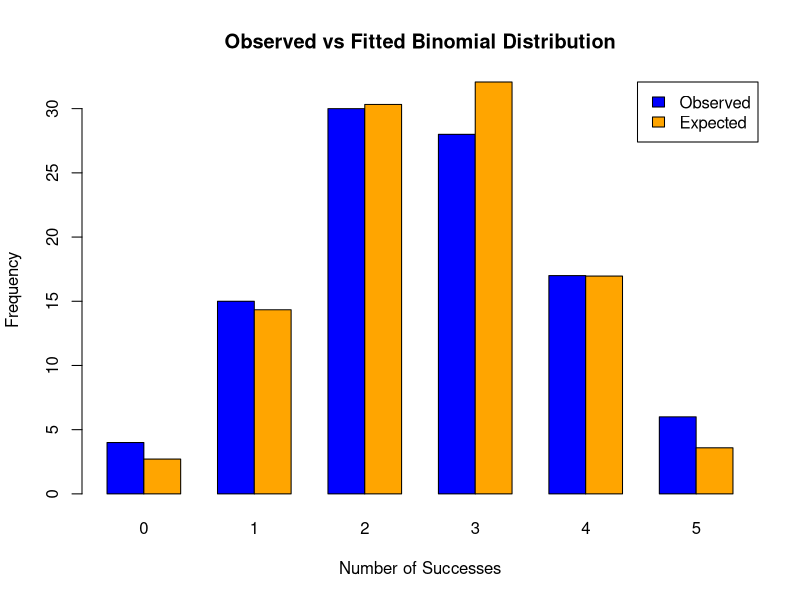

Here is the R script that generated this plot:
# Given data
successes <- 0:5
observed_freq <- c(4, 15, 30, 28, 17, 6)
n <- 5  # Maximum number of successes (length of 0 to 5)
N <- sum(observed_freq)  # Total number of observations

# 1. Estimate the parameter 'p' (probability of success) using the sample mean
# Mean = sum(x * f) / N
mean_x <- sum(successes * observed_freq) / N
p_est <- mean_x / n

cat("Estimated probability (p):", p_est, "\n")

# 2. Calculate expected probabilities using dbinom()
expected_probs <- dbinom(successes, size = n, prob = p_est)

# 3. Calculate expected frequencies (Expected = N * Probability)
expected_freq <- N * expected_probs

# 4. Combine into a comparison table
comparison_table <- data.frame(
  Successes = successes,
  Observed = observed_freq,
  Expected = round(expected_freq, 2)
)

cat("\n--- Observed vs Expected Frequencies ---\n")
print(comparison_table)

# 5. Plot Observed vs Expected frequencies for visual comparison
barplot(rbind(observed_freq, expected_freq), beside = TRUE,
        col = c("blue", "orange"),
        names.arg = successes,
        main = "Observed vs Fitted Binomial Distribution",
        xlab = "Number of Successes",
        ylab = "Frequency",
        legend.text = c("Observed", "Expected"),
        args.legend = list(x = "topright"))
